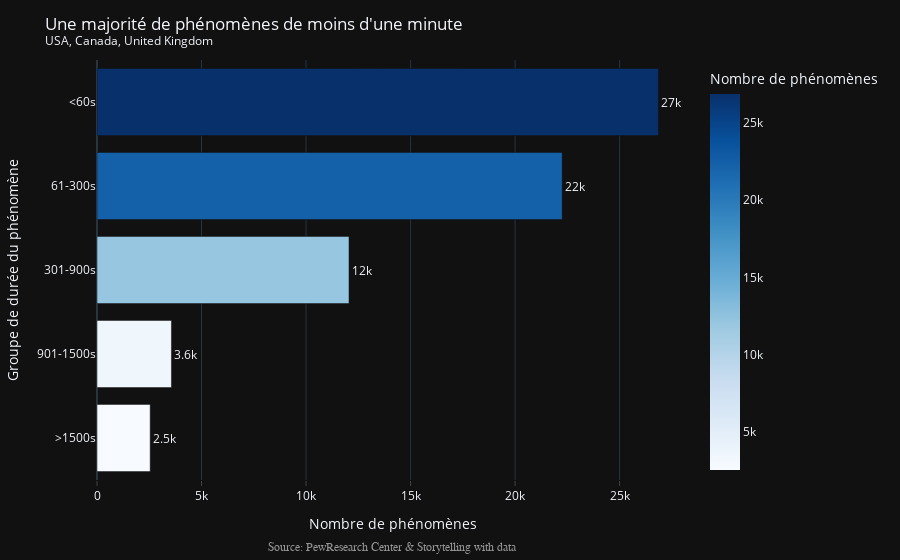

Source (notebook cell):
### Code cell
# graph
fig = px.bar(df_ufo_cat_duration,
             y='gpe_duration',
             x='count_cat_UFO_shape',
             text='count_cat_UFO_shape',
             color='count_cat_UFO_shape',
             labels={'count_cat_UFO_shape': 'Nombre de phénomènes',
                     'gpe_duration': 'Groupe de durée du phénomène'},
             #              color='mean_length_of_encounter_seconds',
             #              color_discrete_sequence=px.colors.sequential.Plasma_r,
             color_continuous_scale=COLOR_UFO_DURATION,
             template=TEMPLATE)

# text
fig.update_traces(texttemplate='%{text:.2s}',
                  textposition='outside')

fig.update_layout(title='Une majorité de phénomènes de moins d\'une minute<br><sup>USA, Canada, United Kingdom</sup>',
                  showlegend=True)

# axes
fig.update_xaxes(showgrid=True, ticks="outside")

# annotations
annotations = []

# Source
annotations.append(dict(xref='paper', yref='paper', x=0.5, y=-0.14,
                        xanchor='center', yanchor='top',
                        text='Source: PewResearch Center & ' +
                        'Storytelling with data',
                        font=dict(family='Arial',
                                  size=12,
                                  color='rgb(150,150,150)'),
                        showarrow=False))

fig.update_layout(annotations=annotations)

fig.show()

### Figure 1 — Plotly figure (JSON) as saved in the notebook; plotly's stock layout.template omitted (floating-point values rounded to 4 significant figures)
{"data": [{"alignmentgroup": "True", "hovertemplate": "Nombre de phénomènes=%{marker.color}<br>Groupe de durée du phénomène=%{y}<extra></extra>", "legendgroup": "", "marker": {"color": [2544, 3561, 12056, 22254, 26859], "coloraxis": "coloraxis"}, "name": "", "offsetgroup": "", "orientation": "h", "showlegend": false, "text": [2544, 3561, 12056, 22254, 26859], "textposition": "outside", "texttemplate": "%{text:.2s}", "type": "bar", "x": [2544, 3561, 12056, 22254, 26859], "xaxis": "x", "y": [">1500s", "901-1500s", "301-900s", "61-300s", "<60s"], "yaxis": "y"}], "layout": {"annotations": [{"font": {"color": "rgb(150,150,150)", "family": "Arial", "size": 12}, "showarrow": false, "text": "Source: PewResearch Center & Storytelling with data", "x": 0.5, "xanchor": "center", "xref": "paper", "y": -0.14, "yanchor": "top", "yref": "paper"}], "barmode": "relative", "coloraxis": {"colorbar": {"title": {"text": "Nombre de phénomènes"}}, "colorscale": [[0, "rgb(247,251,255)"], [0.125, "rgb(222,235,247)"], [0.25, "rgb(198,219,239)"], [0.375, "rgb(158,202,225)"], [0.5, "rgb(107,174,214)"], [0.625, "rgb(66,146,198)"], [0.75, "rgb(33,113,181)"], [0.875, "rgb(8,81,156)"], [1, "rgb(8,48,107)"]]}, "legend": {"tracegroupgap": 0}, "margin": {"t": 60}, "showlegend": true, "title": {"text": "Une majorité de phénomènes de moins d'une minute<br><sup>USA, Canada, United Kingdom</sup>"}, "xaxis": {"anchor": "y", "domain": [0, 1], "showgrid": true, "ticks": "outside", "title": {"text": "Nombre de phénomènes"}}, "yaxis": {"anchor": "x", "domain": [0, 1], "title": {"text": "Groupe de durée du phénomène"}}}}
